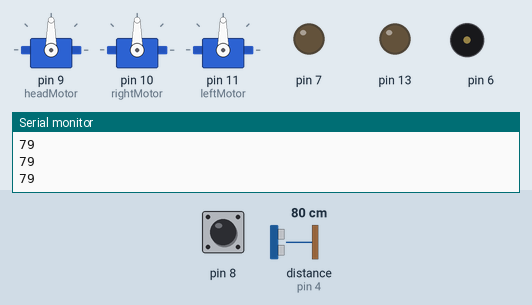
A sketch run on a simulated Arduino Uno, built with avr-gcc and run on an emulated ATmega328P. Shown: 3 × servo, output pins drawn as LEDs (lit = HIGH), buzzer (waves = sounding), the last lines printed to the serial monitor. Wiring (inferred from the names in the program): ultrasonic range finder: trigger pin 3; echo pin 4. Inputs (shaded band) come from the test bench; at power-on: distance to the obstacle (sensor on pin 4) 80 cm, pin 8 HIGH. The echo pulse lasts 58.3 µs per cm; pins used as bus, display or sensor lines are not drawn.

Above: at 1.2 s.
1.3 s: distance to the obstacle (sensor on pin 4) set to 7 cm
2.8 s: distance to the obstacle (sensor on pin 4) set to 4 cm
At 4.6 s:
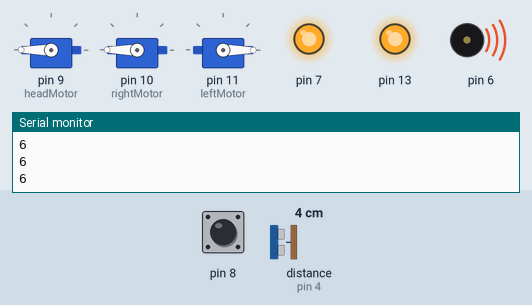
5.5 s: distance to the obstacle (sensor on pin 4) set to 9 cm
At 8.35 s:
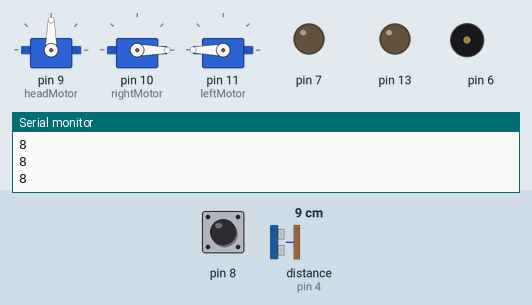
8.5 s: pin 8 pulled LOW for 0.15 s
At 9.5 s:
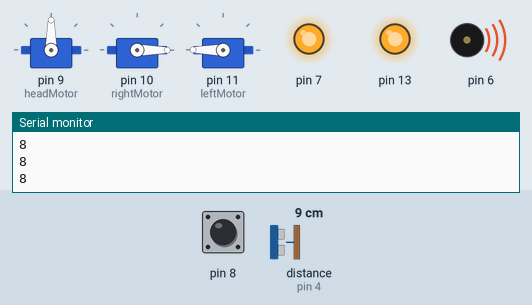
11.6 s: pin 8 pulled LOW for 3.2 s
At 15.9 s:
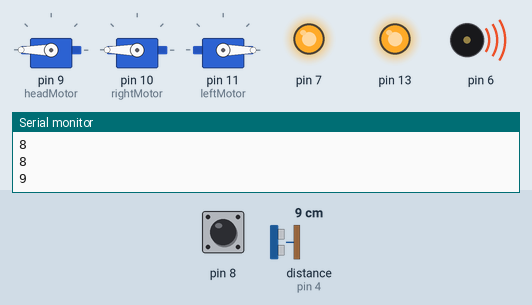
17.8 s: distance to the obstacle (sensor on pin 4) set to 2 cm
At 21.2 s:
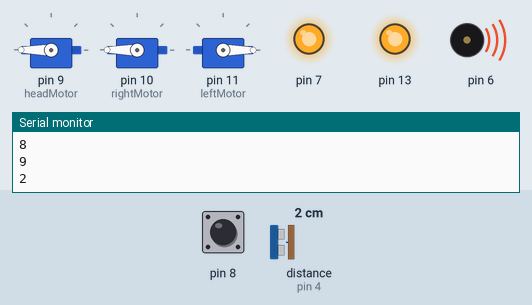
Timing chart, 0 to 21.8 s (numbered marks = the images above; inputs shaded):
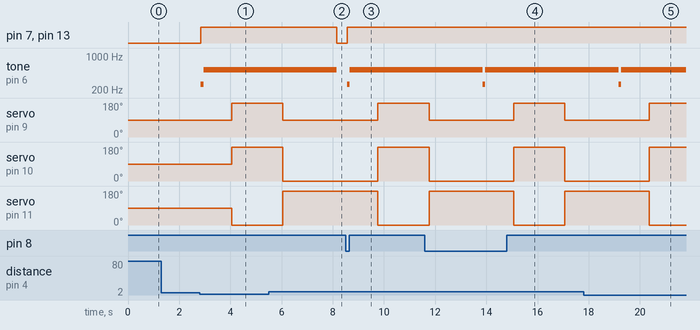

Measured:
- the behaviour switches between 6 and 5 cm on distance to the obstacle (sensor on pin 4) (found by bisection; images 0 and 1)
- after the input at 2.8 s, pin 7, pin 13: LOW → HIGH after 0.05 s; tone on pin 6: silent → 261 Hz after 0.05 s, → 523 Hz 0.10 s later; servo on pin 9 (headMotor), servo on pin 10 (rightMotor): 90° → 180° after 1.3 s; servo on pin 11 (leftMotor): 90° → 0° after 1.3 s
- after the input at 5.5 s, pin 7, pin 13: HIGH → LOW after 2.7 s
- after the input at 8.5 s, pin 7, pin 13: LOW → HIGH after 0.06 s; tone on pin 6: silent → 261 Hz after 0.06 s, → 523 Hz 0.10 s later; servo on pin 9 (headMotor): 90° → 180° after 1.3 s; servo on pin 10 (rightMotor): 0° → 180° after 1.3 s; servo on pin 11 (leftMotor): 180° → 0° after 1.3 s
- after the input at 11.6 s, pin 7, pin 13: stays HIGH (without the input it goes to LOW after 2.3 s); tone on pin 6: 523 Hz → 261 Hz after 2.3 s, → 523 Hz 0.10 s later
- after the input at 17.8 s, pin 7, pin 13: stays HIGH (without the input it goes to LOW after 1.4 s); tone on pin 6: 523 Hz → 261 Hz after 1.4 s, → 523 Hz 0.10 s later; servo on pin 9 (headMotor): 90° → 180° after 2.6 s; servo on pin 10 (rightMotor): 0° → 180° after 2.6 s; servo on pin 11 (leftMotor): 180° → 0° after 2.6 s

The sketch:

ultrasonic_sensor_and_button.ino
```cpp
#include <Servo.h>

Servo headMotor;
Servo rightMotor;
Servo leftMotor;

/*
Morse Code Key:
dot = LED on for 100 ms, then LED off for 100 ms
dash = LED on for 300 ms, then LED off for 100 ms
End of Letter = LED off for 1000 ms
End of Word = LED off for 2000 ms

Challenges:
1) Move head to using the button
2) Check arms are working too
3) Calibrate our robot (arms straight out, head looking forward)
4) Move arms and head when you press the button
5) Combine the lights, buzzer and motors using functions
6) Make your robot dance however you want
*/

int ultrasonic(int trig_pin, int echo_pin) {

  long time;
  float distance;

  //-trigger a sound
  // send out trigger signal
  digitalWrite(trig_pin, LOW);
  delayMicroseconds(2);
  digitalWrite(trig_pin, HIGH);
  delayMicroseconds(20);
  digitalWrite(trig_pin, LOW);

  //- a sound has gone out!!
  //- wait for a sound to come back

  time = pulseIn(echo_pin, HIGH);

  //- calculate the distance in centimeters
  distance = 0.01715 * time;

  return distance;

}

void setup() {
  pinMode(8,INPUT_PULLUP);

  pinMode(3,OUTPUT); //trigger
  pinMode(4,INPUT); //echo


  pinMode(6,OUTPUT);
  pinMode(7,OUTPUT);
  pinMode(13,OUTPUT);

  pinMode(9,OUTPUT); //- head
  pinMode(10,OUTPUT); //- right arm
  pinMode(11,OUTPUT); //- left arm

  headMotor.attach(9);
  rightMotor.attach(10);
  leftMotor.attach(11);

  headMotor.write(90);
  rightMotor.write(90);
  leftMotor.write(90);

  Serial.begin(9600);


}

void on() {
  digitalWrite(7,HIGH);
  digitalWrite(13,HIGH);

  tone(6,261);

  delay(100);

  tone(6,523);

  delay(100);
}

void off() {
  digitalWrite(7,LOW);
  digitalWrite(13,LOW);

  noTone(6);
}

void loop() {

  Serial.println(ultrasonic(3,4));
  delay(100);

  if (ultrasonic(3,4) < 5) {

    on();

    delay(1000);

    rightMotor.write(180);
    leftMotor.write(0);
    headMotor.write(180);

    delay(2000);

    rightMotor.write(0);
    leftMotor.write(180);
    headMotor.write(90);

    delay(2000);

  }
  else if (digitalRead(8) == LOW) {
    on();

    delay(1000);

    rightMotor.write(180);
    leftMotor.write(0);
    headMotor.write(180);

    delay(2000);

    rightMotor.write(0);
    leftMotor.write(180);
    headMotor.write(90);

    delay(2000);

  }
  else {
    off();
  }

}
```
